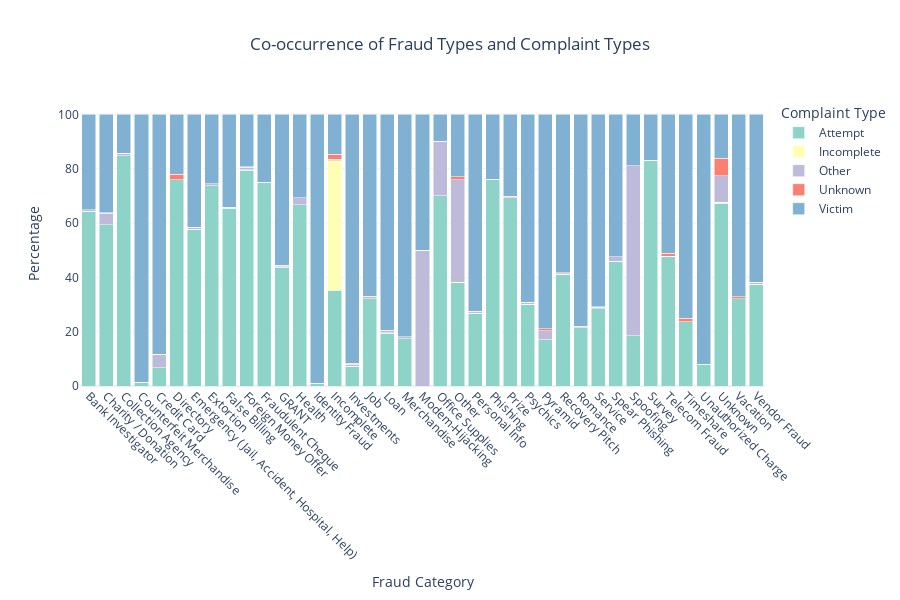

Write notebook code for a chart like this one.
### Code cell
# 3. Co-occurrence of fraud types with complaint types (Stacked Bar)
# Create cross-tabulation of fraud categories and complaint types
cooccurrence = pd.crosstab(
    df['Fraud and Cybercrime Thematic Categories'],
    df['Complaint Type']
)

# Convert to percentage for better visualization
cooccurrence_pct = cooccurrence.div(cooccurrence.sum(axis=1), axis=0) * 100

fig3 = px.bar(
    cooccurrence_pct.reset_index().melt(
        id_vars='Fraud and Cybercrime Thematic Categories',
        var_name='Complaint Type',
        value_name='Percentage'
    ),
    x='Fraud and Cybercrime Thematic Categories',
    y='Percentage',
    color='Complaint Type',
    title='Co-occurrence of Fraud Types and Complaint Types',
    template='plotly_white',
    color_discrete_sequence=px.colors.qualitative.Set3
)

fig3.update_layout(
    title={
        'text': 'Co-occurrence of Fraud Types and Complaint Types',
        'x': 0.5,
        'xanchor': 'center'
    },
    xaxis_title='Fraud Category',
    yaxis_title='Percentage',
    barmode='stack',
    showlegend=True,
    legend_title='Complaint Type',
    plot_bgcolor='white',
    height=600,
    xaxis={'tickangle': 45}
)

fig3.show()

### Figure 1 — Plotly figure (JSON) as saved in the notebook; plotly's stock layout.template omitted (floating-point values rounded to 4 significant figures)
{"data": [{"hovertemplate": "Complaint Type=Attempt<br>Fraud and Cybercrime Thematic Categories=%{x}<br>Percentage=%{y}<extra></extra>", "legendgroup": "Attempt", "marker": {"color": "rgb(141,211,199)", "pattern": {"shape": ""}}, "name": "Attempt", "orientation": "v", "showlegend": true, "textposition": "auto", "type": "bar", "x": ["Bank Investigator", "Charity / Donation", "Collection Agency", "Counterfeit Merchandise", "Credit Card", "Directory", "Emergency (Jail, Accident, Hospital, Help)", "Extortion", "False Billing", "Foreign Money Offer", "Fraudulent Cheque", "GRANT", "Health", "Identity Fraud", "Incomplete", "Investments", "Job", "Loan", "Merchandise", "Modem-Hijacking", "Office Supplies", "Other", "Personal Info", "Phishing", "Prize", "Psychics", "Pyramid", "Recovery Pitch", "Romance", "Service", "Spear Phishing", "Spoofing", "Survey", "Telecom Fraud", "Timeshare", "Unauthorized Charge", "Unknown", "Vacation", "Vendor Fraud"], "xaxis": "x", "y": [64.39, 59.29, 84.76, 1.127, 6.667, 76.0, 57.72, 73.71, 65.49, 79.47, 75.0, 43.78, 66.67, 0.9528, 35.32, 7.325, 32.13, 19.46, 17.34, 0.0, 70.0, 38.09, 26.77, 75.97, 69.29, 30.15, 16.96, 41.19, 21.46, 28.45, 45.88, 18.45, 83.04, 47.67, 23.73, 8.081, 67.21, 32.06, 37.44], "yaxis": "y"}, {"hovertemplate": "Complaint Type=Incomplete<br>Fraud and Cybercrime Thematic Categories=%{x}<br>Percentage=%{y}<extra></extra>", "legendgroup": "Incomplete", "marker": {"color": "rgb(255,255,179)", "pattern": {"shape": ""}}, "name": "Incomplete", "orientation": "v", "showlegend": true, "textposition": "auto", "type": "bar", "x": ["Bank Investigator", "Charity / Donation", "Collection Agency", "Counterfeit Merchandise", "Credit Card", "Directory", "Emergency (Jail, Accident, Hospital, Help)", "Extortion", "False Billing", "Foreign Money Offer", "Fraudulent Cheque", "GRANT", "Health", "Identity Fraud", "Incomplete", "Investments", "Job", "Loan", "Merchandise", "Modem-Hijacking", "Office Supplies", "Other", "Personal Info", "Phishing", "Prize", "Psychics", "Pyramid", "Recovery Pitch", "Romance", "Service", "Spear Phishing", "Spoofing", "Survey", "Telecom Fraud", "Timeshare", "Unauthorized Charge", "Unknown", "Vacation", "Vendor Fraud"], "xaxis": "x", "y": [0.0, 0.0, 0.07396, 0.0, 0.0, 0.0, 0.0, 0.01323, 0.05252, 0.07837, 0.0, 0.05838, 0.0, 0.05247, 47.57, 0.02992, 0.06597, 0.1172, 0.01233, 0.0, 0.0, 0.06461, 0.04625, 0.03278, 0.04577, 0.0, 0.0, 0.0, 0.05164, 0.008369, 0.01771, 0.0, 0.0, 0.0, 0.0, 0.0, 0.4241, 0.0, 0.01041], "yaxis": "y"}, {"hovertemplate": "Complaint Type=Other<br>Fraud and Cybercrime Thematic Categories=%{x}<br>Percentage=%{y}<extra></extra>", "legendgroup": "Other", "marker": {"color": "rgb(190,186,218)", "pattern": {"shape": ""}}, "name": "Other", "orientation": "v", "showlegend": true, "textposition": "auto", "type": "bar", "x": ["Bank Investigator", "Charity / Donation", "Collection Agency", "Counterfeit Merchandise", "Credit Card", "Directory", "Emergency (Jail, Accident, Hospital, Help)", "Extortion", "False Billing", "Foreign Money Offer", "Fraudulent Cheque", "GRANT", "Health", "Identity Fraud", "Incomplete", "Investments", "Job", "Loan", "Merchandise", "Modem-Hijacking", "Office Supplies", "Other", "Personal Info", "Phishing", "Prize", "Psychics", "Pyramid", "Recovery Pitch", "Romance", "Service", "Spear Phishing", "Spoofing", "Survey", "Telecom Fraud", "Timeshare", "Unauthorized Charge", "Unknown", "Vacation", "Vendor Fraud"], "xaxis": "x", "y": [0.4843, 4.286, 0.8136, 0.2133, 5.0, 0.0, 0.6871, 0.7245, 0.2101, 0.9404, 0.0, 0.467, 2.564, 0.07043, 0.6279, 0.7182, 0.6514, 0.7034, 0.7273, 50.0, 20.0, 37.77, 0.555, 0.142, 0.3661, 0.7353, 3.46, 0.07599, 0.3442, 0.5858, 1.683, 62.62, 0.0, 0.0, 0.0, 0.0, 9.72, 0.0, 0.7494], "yaxis": "y"}, {"hovertemplate": "Complaint Type=Unknown<br>Fraud and Cybercrime Thematic Categories=%{x}<br>Percentage=%{y}<extra></extra>", "legendgroup": "Unknown", "marker": {"color": "rgb(251,128,114)", "pattern": {"shape": ""}}, "name": "Unknown", "orientation": "v", "showlegend": true, "textposition": "auto", "type": "bar", "x": ["Bank Investigator", "Charity / Donation", "Collection Agency", "Counterfeit Merchandise", "Credit Card", "Directory", "Emergency (Jail, Accident, Hospital, Help)", "Extortion", "False Billing", "Foreign Money Offer", "Fraudulent Cheque", "GRANT", "Health", "Identity Fraud", "Incomplete", "Investments", "Job", "Loan", "Merchandise", "Modem-Hijacking", "Office Supplies", "Other", "Personal Info", "Phishing", "Prize", "Psychics", "Pyramid", "Recovery Pitch", "Romance", "Service", "Spear Phishing", "Spoofing", "Survey", "Telecom Fraud", "Timeshare", "Unauthorized Charge", "Unknown", "Vacation", "Vendor Fraud"], "xaxis": "x", "y": [0.03027, 0.2381, 0.07396, 0.02285, 0.0, 2.0, 0.02695, 0.02316, 0.105, 0.1567, 0.0, 0.05838, 0.0, 0.02348, 1.727, 0.2274, 0.09895, 0.1758, 0.09245, 0.0, 0.0, 1.174, 0.1079, 0.04006, 0.1373, 0.0, 0.692, 0.4559, 0.2065, 0.07951, 0.03543, 0.0, 0.0, 1.163, 1.13, 0.0, 6.465, 0.7634, 0.05204], "yaxis": "y"}, {"hovertemplate": "Complaint Type=Victim<br>Fraud and Cybercrime Thematic Categories=%{x}<br>Percentage=%{y}<extra></extra>", "legendgroup": "Victim", "marker": {"color": "rgb(128,177,211)", "pattern": {"shape": ""}}, "name": "Victim", "orientation": "v", "showlegend": true, "textposition": "auto", "type": "bar", "x": ["Bank Investigator", "Charity / Donation", "Collection Agency", "Counterfeit Merchandise", "Credit Card", "Directory", "Emergency (Jail, Accident, Hospital, Help)", "Extortion", "False Billing", "Foreign Money Offer", "Fraudulent Cheque", "GRANT", "Health", "Identity Fraud", "Incomplete", "Investments", "Job", "Loan", "Merchandise", "Modem-Hijacking", "Office Supplies", "Other", "Personal Info", "Phishing", "Prize", "Psychics", "Pyramid", "Recovery Pitch", "Romance", "Service", "Spear Phishing", "Spoofing", "Survey", "Telecom Fraud", "Timeshare", "Unauthorized Charge", "Unknown", "Vacation", "Vendor Fraud"], "xaxis": "x", "y": [35.1, 36.19, 14.28, 98.64, 88.33, 22.0, 41.57, 25.53, 34.14, 19.36, 25.0, 55.63, 30.77, 98.9, 14.76, 91.7, 67.06, 79.54, 81.83, 50.0, 10.0, 22.91, 72.52, 23.82, 30.16, 69.12, 78.89, 58.28, 77.93, 70.88, 52.38, 18.93, 16.96, 51.16, 75.14, 91.92, 16.19, 67.18, 61.75], "yaxis": "y"}], "layout": {"barmode": "stack", "height": 600, "legend": {"title": {"text": "Complaint Type"}, "tracegroupgap": 0}, "plot_bgcolor": "white", "showlegend": true, "title": {"text": "Co-occurrence of Fraud Types and Complaint Types", "x": 0.5, "xanchor": "center"}, "xaxis": {"anchor": "y", "domain": [0, 1], "tickangle": 45, "title": {"text": "Fraud Category"}}, "yaxis": {"anchor": "x", "domain": [0, 1], "title": {"text": "Percentage"}}}}
